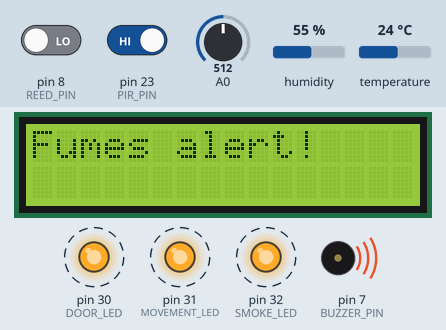
Recording of a sketch running on a simulated Arduino Mega 2560, built with avr-gcc and run on an emulated ATmega2560. Shown: 16×2 character LCD, output pins drawn as LEDs (lit = HIGH), buzzer (waves = sounding). Dashed ring = blinking. Inputs (shaded band) come from the test bench; at power-on: A0 = 512, pin 8 (REED_PIN) LOW, pin 23 (PIR_PIN) HIGH, humidity 55 %, temperature 24 °C.

Above: at 1.2 s.
1.3 s: A0 set to 418
5.5 s: A0 set to 387
At 7.0 s:
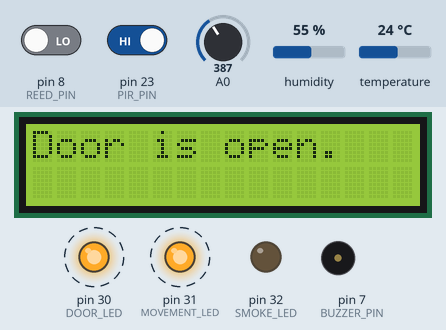
9.7 s: pin 8 (REED_PIN) driven HIGH
At 11.1 s:
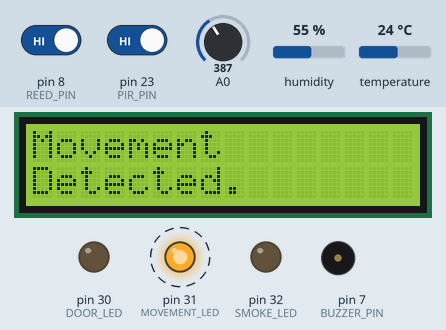
13.9 s: pin 23 (PIR_PIN) driven LOW
At 15.8 s:
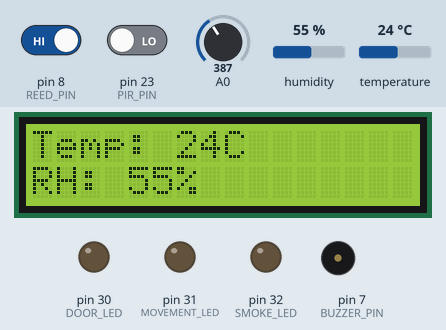
16.4 s: pin 8 (REED_PIN) driven LOW
At 17.8 s:
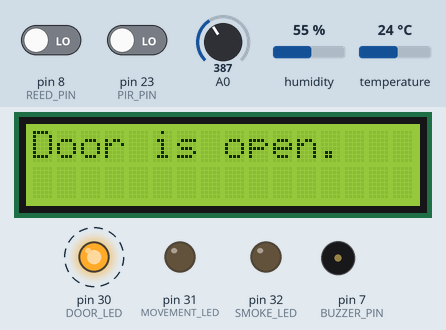
20.6 s: A0 set to 410
At 22.0 s:
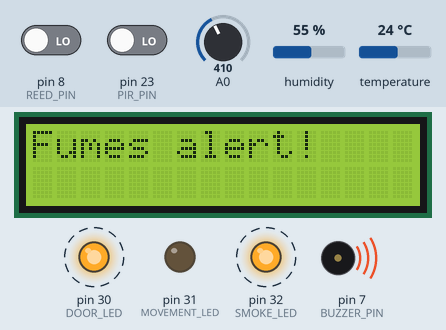
Timing chart, 0 to 25.8 s (numbered marks = the images above; inputs shaded):
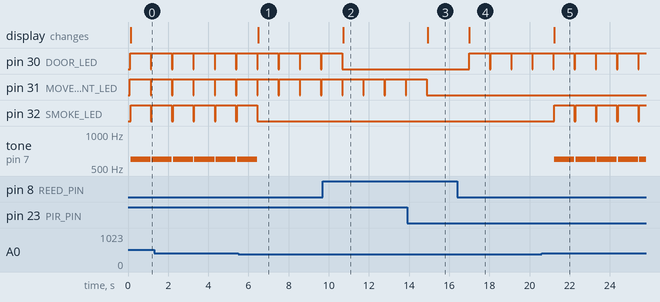

The sketch:

BoxWatcher.ino
```cpp
#include "Engine.h"

// the setup function runs once when you press reset or power the board

Engine engine;

void setup()
{
	engine.Setup();
}

// the loop function runs over and over again until power down or reset
void loop()
{
	engine.Loop();
}
```

DHT.h
```cpp
#pragma once

#include <dht11.h>
#include "../Models/DHTMeasurement.h"

class DHT
{
public:
	DHT(int);

public:
	DHTMeasurement GetMeasurements();

private:
	dht11 dht;
	int pin;
};
```

Gas.h
```cpp
#pragma once

class Gas
{
public:
	Gas(int);

public:
	int ReadGas();

private:
	int pin;
};
```

PIR.h
```cpp
#pragma once

class PIR
{
public:
	PIR(int);

public:
	bool IsMovementDetected();

private:
	int pin;
};
```

Reed.h
```cpp
#pragma once

class Reed
{
public:
	Reed(int);

public:
	bool IsClosed();

private:
	int pin;
};
```

Engine.cpp
```cpp
#include "Engine.h"

#include "Devices/LCD.h"
#include "Devices/DHT.h"
#include "Devices/PIR.h"
#include "Devices/Reed.h"
#include "Devices/Gas.h"

#include "External/QueueArray.h"

#include <Arduino.h>

Engine::Engine()
	: lcd(nullptr), weather(nullptr), pir(nullptr), reed(nullptr),
	  lastPirState(false), updateRequested(false), lastMeasurement({ 0 })
{   }

Engine::~Engine()
{
	delete lcd;
	delete weather;
	delete pir;
	delete reed;
	delete gas;
}

void Engine::Setup()
{
	pinMode(BUZZER_PIN, OUTPUT);
	pinMode(MOVEMENT_LED, OUTPUT);
	pinMode(DOOR_LED, OUTPUT);
	pinMode(SMOKE_LED, OUTPUT);

	Serial.begin(SERIAL_FREQ);
	lcd = new LCDDevice(LCD_RS_PIN, LCD_E_PIN, LCD_D4_PIN, LCD_D5_PIN, LCD_D6_PIN, LCD_D7_PIN);
	lcd->Write("Initializing...");

	weather = new DHT(DHT_PIN);
	pir = new PIR(PIR_PIN);
	reed = new Reed(REED_PIN);
	gas = new Gas(GAS_ANALOG_PIN);
}

void Engine::Loop()
{
	CheckWeather();
	CheckMovement();
	CheckDoor();
	CheckAir();

	delay(SLEEP_MS);
	ExecutePostLoopSteps();
}

void Engine::CheckWeather()
{
	DHTMeasurement weatherMeasurements = weather->GetMeasurements();
	if (weatherMeasurements != lastMeasurement)
		updateRequested = true;

	if (updateRequested)
	{
		lcd->Clear();
		lcd->WriteRow(String("Temp: ") + (int)weatherMeasurements.temperature + "C", 0);
		lcd->WriteRow(String("RH: ") + (int)weatherMeasurements.humidity + "%", 1);

		lastMeasurement = weatherMeasurements;
	}
}

void Engine::CheckMovement()
{
	bool movement = pir->IsMovementDetected();
	if (movement)
	{
		RaiseAlarm(AlarmType::Movement);
	}
	else if (movement != lastPirState)
	{
		lastPirState = movement;
		updateRequested = true;
	}
}

void Engine::CheckDoor()
{
	bool isDoorClosed = reed->IsClosed();
	if (!isDoorClosed)
		RaiseAlarm(AlarmType::Door);
}

void Engine::CheckAir()
{
	int gasMeasurement = gas->ReadGas();

	if (gasMeasurement > GAS_MAX_VALUE)
		RaiseAlarm(AlarmType::Fumes);
}

void Engine::StopAlarm()
{
	digitalWrite(DOOR_LED, LOW);
	digitalWrite(MOVEMENT_LED, LOW);
	digitalWrite(SMOKE_LED, LOW);

	noTone(BUZZER_PIN);
}

void Engine::ExecutePostLoopSteps()
{
	while (!functions.isEmpty())
	{
		Function function = functions.dequeue();
		(this->*function)();
	}
}

void Engine::RaiseAlarm(AlarmType type)
{
	switch (type)
	{
	case AlarmType::Movement:
		lcd->Write("Movement");
		lcd->WriteRow("Detected.", 1);
		digitalWrite(MOVEMENT_LED, HIGH);
		break;
	case AlarmType::Door:
		lcd->Write("Door is open.");
		digitalWrite(DOOR_LED, HIGH);
		break;
	case AlarmType::Fumes:
		lcd->Write("Fumes alert!");
		digitalWrite(SMOKE_LED, HIGH);
		tone(BUZZER_PIN, BUZZER_ALARM_FREQUENCY);
		break;
	}

	functions.enqueue(&Engine::StopAlarm);
}
```

Engine.h
```cpp
#pragma once

#include "Devices/DHT.h"
#include "Models/AlarmType.h"
#include "External/QueueArray.h"

#define SERIAL_FREQ 9600
#define SLEEP_MS 1000

#define LCD_D7_PIN 2
#define LCD_D6_PIN 3
#define LCD_D5_PIN 4
#define LCD_D4_PIN 5
#define LCD_RS_PIN 12
#define LCD_E_PIN 11

#define DHT_PIN 22

#define PIR_PIN 23

#define REED_PIN 8

#define GAS_ANALOG_PIN 0

#define DOOR_LED 30
#define MOVEMENT_LED 31
#define SMOKE_LED 32

#define BUZZER_PIN 7
#define BUZZER_ALARM_FREQUENCY 600

#define GAS_MAX_VALUE 400

class LCDDevice;
class DHT;
class PIR;
class Reed;
class Gas;


class Engine
{
	typedef void(Engine::*Function)();

public:
	Engine();
	Engine(const Engine &) = delete;
	Engine& operator=(const Engine &) = delete;
	~Engine();

public:
	void Setup();
	void Loop();

private:
	void CheckWeather();
	void CheckDoor();
	void CheckMovement();
	void CheckAir();
	void RaiseAlarm(AlarmType);
	void StopAlarm();
	void ExecutePostLoopSteps();

private:
	QueueArray<Function> functions;
	DHTMeasurement lastMeasurement;
	bool lastPirState;
	bool updateRequested;

private:
	LCDDevice* lcd;
	DHT* weather;
	PIR* pir;
	Reed* reed;
	Gas* gas;
};
```

QueueArray.h
```cpp
// (licence header left out)
// header defining the interface of the source.
#ifndef _QUEUEARRAY_H
#define _QUEUEARRAY_H

// include Arduino basic header.
#include <Arduino.h>

// the definition of the queue class.
template<typename T>
class QueueArray {
  public:
    // init the queue (constructor).
    QueueArray ();

    // clear the queue (destructor).
    ~QueueArray ();

    // add an item to the queue.
    void enqueue (const T i);

    // remove an item from the queue.
    T dequeue ();

    // push an item to the queue.
    void push (const T i);

    // pop an item from the queue.
    T pop ();

    // get the front of the queue.
    T front () const;

    // get an item from the queue.
    T peek () const;

    // check if the queue is empty.
    bool isEmpty () const;

    // get the number of items in the queue.
    int count () const;

    // check if the queue is full.
    bool isFull () const;

    // set the printer of the queue.
    void setPrinter (Print & p);

  private:
    // resize the size of the queue.
    void resize (const int s);

    // exit report method in case of error.
    void exit (const char * m) const;

    // led blinking method in case of error.
    void blink () const;

    // the initial size of the queue.
    static const int initialSize = 2;

    // the pin number of the on-board led.
    static const int ledPin = 13;

    Print * printer; // the printer of the queue.
    T * contents;    // the array of the queue.

    int size;        // the size of the queue.
    int items;       // the number of items of the queue.

    int head;        // the head of the queue.
    int tail;        // the tail of the queue.
};

// init the queue (constructor).
template<typename T>
QueueArray<T>::QueueArray () {
  size = 0;       // set the size of queue to zero.
  items = 0;      // set the number of items of queue to zero.

  head = 0;       // set the head of the queue to zero.
  tail = 0;       // set the tail of the queue to zero.

  printer = NULL; // set the printer of queue to point nowhere.

  // allocate enough memory for the array.
  contents = (T *) malloc (sizeof (T) * initialSize);

  // if there is a memory allocation error.
  if (contents == NULL)
    exit ("QUEUE: insufficient memory to initialize queue.");

  // set the initial size of the queue.
  size = initialSize;
}

// clear the queue (destructor).
template<typename T>
QueueArray<T>::~QueueArray () {
  free (contents); // deallocate the array of the queue.

  contents = NULL; // set queue's array pointer to nowhere.
  printer = NULL;  // set the printer of queue to point nowhere.

  size = 0;        // set the size of queue to zero.
  items = 0;       // set the number of items of queue to zero.

  head = 0;        // set the head of the queue to zero.
  tail = 0;        // set the tail of the queue to zero.
}

// resize the size of the queue.
template<typename T>
void QueueArray<T>::resize (const int s) {
  // defensive issue.
  if (s <= 0)
    exit ("QUEUE: error due to undesirable size for queue size.");

  // allocate enough memory for the temporary array.
  T * temp = (T *) malloc (sizeof (T) * s);

  // if there is a memory allocation error.
  if (temp == NULL)
    exit ("QUEUE: insufficient memory to initialize temporary queue.");

  // copy the items from the old queue to the new one.
  for (int i = 0; i < items; i++)
    temp[i] = contents[(head + i) % size];

  // deallocate the old array of the queue.
  free (contents);

  // copy the pointer of the new queue.
  contents = temp;

  // set the head and tail of the new queue.
  head = 0; tail = items;

  // set the new size of the queue.
  size = s;
}

// add an item to the queue.
template<typename T>
void QueueArray<T>::enqueue (const T i) {
  // check if the queue is full.
  if (isFull ())
    // double size of array.
    resize (size * 2);

  // store the item to the array.
  contents[tail++] = i;

  // wrap-around index.
  if (tail == size) tail = 0;

  // increase the items.
  items++;
}

// push an item to the queue.
template<typename T>
void QueueArray<T>::push (const T i) {
  enqueue(i);
}

// remove an item from the queue.
template<typename T>
T QueueArray<T>::dequeue () {
  // check if the queue is empty.
  if (isEmpty ())
    exit ("QUEUE: can't pop item from queue: queue is empty.");

  // fetch the item from the array.
  T item = contents[head++];

  // decrease the items.
  items--;

  // wrap-around index.
  if (head == size) head = 0;

  // shrink size of array if necessary.
  if (!isEmpty () && (items <= size / 4))
    resize (size / 2);

  // return the item from the array.
  return item;
}

// pop an item from the queue.
template<typename T>
T QueueArray<T>::pop () {
  return dequeue();
}

// get the front of the queue.
template<typename T>
T QueueArray<T>::front () const {
  // check if the queue is empty.
  if (isEmpty ())
    exit ("QUEUE: can't get the front item of queue: queue is empty.");

  // get the item from the array.
  return contents[head];
}

// get an item from the queue.
template<typename T>
T QueueArray<T>::peek () const {
  return front();
}

// check if the queue is empty.
template<typename T>
bool QueueArray<T>::isEmpty () const {
  return items == 0;
}

// check if the queue is full.
template<typename T>
bool QueueArray<T>::isFull () const {
  return items == size;
}

// get the number of items in the queue.
template<typename T>
int QueueArray<T>::count () const {
  return items;
}

// set the printer of the queue.
template<typename T>
void QueueArray<T>::setPrinter (Print & p) {
  printer = &p;
}

// exit report method in case of error.
template<typename T>
void QueueArray<T>::exit (const char * m) const {
  // print the message if there is a printer.
  if (printer)
    printer->println (m);

  // loop blinking until hardware reset.
  blink ();
}

// led blinking method in case of error.
template<typename T>
void QueueArray<T>::blink () const {
  // set led pin as output.
  pinMode (ledPin, OUTPUT);

  // continue looping until hardware reset.
  while (true) {
    digitalWrite (ledPin, HIGH); // sets the LED on.
    delay (250);                 // pauses 1/4 of second.
    digitalWrite (ledPin, LOW);  // sets the LED off.
    delay (250);                 // pauses 1/4 of second.
  }

  // solution selected due to lack of exit() and assert().
}

#endif // _QUEUEARRAY_H
```

AlarmType.h
```cpp
#pragma once

enum AlarmType
{
	MissingNo = -1,
	None,
	Movement,
	Door,
	Fumes
};
```

DHTMeasurement.h
```cpp
#pragma once

struct DHTMeasurement
{
	int temperature;
	int humidity;

	bool operator==(const DHTMeasurement& rhs)
	{
		return temperature == rhs.temperature && humidity == rhs.humidity;
	}

	bool operator!=(const DHTMeasurement& rhs)
	{
		return !(*this == rhs);
	}
};
```

LCD.h
```cpp
#pragma once

#include <LiquidCrystal.h>

#define LCD_COLUMNS 16
#define LCD_ROWS 2

class LCDDevice
{
public:
	LCDDevice(int, int, int, int, int, int);

public:
	void Write(const String &);
	void WriteRow(const String &, int);
	void Clear();
	void Append(const String &);
	void DisplayOn();
	void DisplayOff();

private:
	LiquidCrystal lcd;
};
```

Measured:
- the behaviour switches between 401 and 400 on A0 (found by bisection; images 0 and 1)
- after the input at 5.5 s, pin 32 (SMOKE_LED): goes on until 6.4 s, then stays LOW; tone on pin 7 (BUZZER_PIN): goes on until 6.4 s, then stays silent; the display: changes after 0.99 s (image 1)
- after the input at 9.7 s, pin 30 (DOOR_LED): goes on until 10.7 s, then stays LOW; the display: changes after 1.0 s (image 2)
- after the input at 13.9 s, pin 31 (MOVEMENT_LED): goes on until 14.9 s, then stays LOW; the display: changes after 1.0 s (image 3)
- after the input at 16.4 s, pin 30 (DOOR_LED): alternates HIGH for 1.0 s and LOW for 0.03 s, starting after 0.60 s; the display: changes after 0.60 s (image 4)
- after the input at 20.6 s, pin 32 (SMOKE_LED): alternates HIGH for 1.0 s and LOW for 0.06 s, starting after 0.64 s; tone on pin 7 (BUZZER_PIN): alternates 600 Hz for 1.0 s and silent for 0.06 s, starting after 0.64 s; the display: changes after 0.64 s (image 5)
- by itself, pin 30 (DOOR_LED): alternates HIGH for 1.0 s and LOW for 0.04 s
- by itself, pin 31 (MOVEMENT_LED): alternates HIGH for 1.0 s and LOW for 0.03 s
